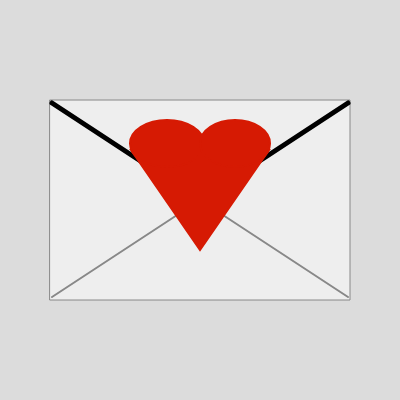
Frame 1 (no input)
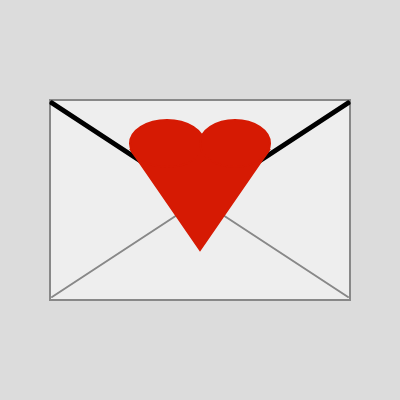
Frame 60 (no input)
Frame 120 (the mouse pressed at the canvas centre since frame 60): identical to frame 60, image omitted

The p5.js sketch that drew these frames (run headless with seeded random() and noise() and a simulated clock; from frame 60 on, the mouse is pressed at the canvas centre):

// p5.js sketch
// ── sketch.js
function setup() {
  createCanvas(400, 400);
}

function draw() {
  background(220);

  rectMode(CENTER);
  ellipseMode(CORNER);

  //The Letter
  fill("#eee");
  stroke("#888");
  translate (200,200);
  rect(0,0,300,200);

  //Top Left Thick Line 
  stroke("#000");
  strokeWeight(5);
  line(-148,-97,0,0);

  //Top Right Thick Line
  line(148,-97,0,0);

  //Bottom Left Thin Line
  stroke("#888");
  strokeWeight(2);
  line(0,0,-148,97);

  //Bottom Right Thin Line
  line(0,0,148,97)

  //Bottom of Heart(triangle)
  fill("#d61a03");
  stroke("#d61a03");
  triangle(-69,-50,0,50,69,-50);

  //Heart Side 1
  ellipse (-70,-80,74,47);
  
  //Heart Side 2 
  ellipse (0,-80,70,47);
}
